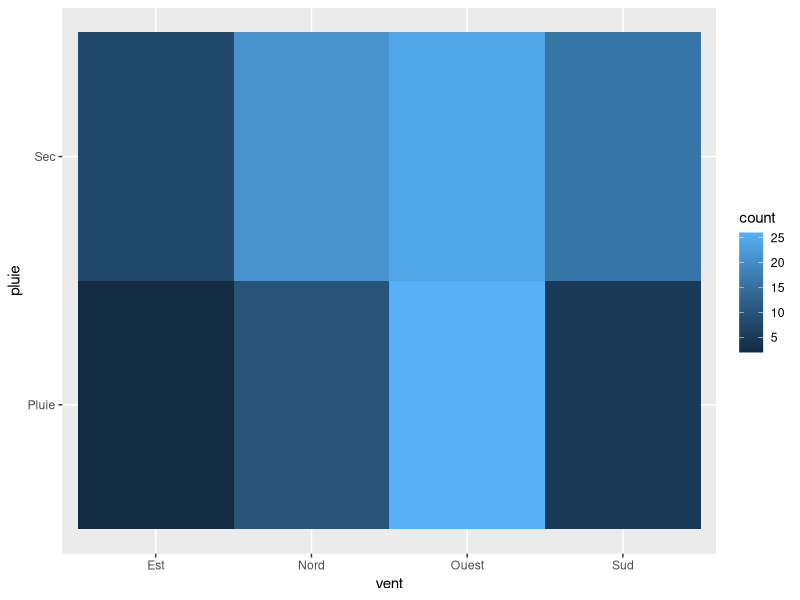

The R script that drew this image: (Note: this script raises an error after producing the figure.)
## ---- chunk 1
knitr::opts_chunk$set(echo = TRUE)
library(ggplot2)
## ---- chunk 2
data <- read.csv2("./ozone.csv")
data
## ---- chunk 3
dim(data)
head(data)
attach(data)
summary(data)
## ---- chunk 4
par(mfrow=c(2,2))
ggplot(data, aes(vent,pluie)) + geom_bin2d()
plot(pluie,vent)
pie(table(vent))
pie(table(pluie))
plot(vent,pluie)
## ---- chunk 5
boxplot(T9,T12,T15)
boxplot(Ne9,Ne12,Ne15)
boxplot(Vx9,Vx12,Vx15)
#ggplot(data, aes(x = c(rep("a",length(Ne9)),rep("a",length(Ne9)),rep("a",length(Ne9))),y = c(Ne9,Ne12,Ne15))) + geom_boxplot()
## ---- chunk 6
hist(maxO3)
hist(maxO3v)
boxplot(maxO3,maxO3v)
qqnorm(maxO3)
## ---- chunk 7
pairs(data)
## ---- chunk 8
table(vent,pluie)
chisq.test(vent,pluie)
fisher.test(vent,pluie)
## ---- chunk 9
plot(pluie,maxO3)
shapiro.test(maxO3) #Donnée gausiennes
var.test(maxO3[pluie=="Sec"],maxO3[pluie=="Pluie"])
t.test(maxO3 ~pluie ,var.equal = TRUE,alternative = "less")
## ---- chunk 10
plot(vent,maxO3)
shapiro.test(maxO3[vent == "Ouest"]) #Donnée gausiennes
kruskal.test(maxO3 ~vent)
## ---- chunk 11
ggplot(data,aes(maxO3v,maxO3)) + geom_point() +geom_smooth(method = "lm",se=TRUE) 
cor(maxO3v,maxO3,method = "kendall")
cor.test(maxO3v,maxO3,method = "kendall")
